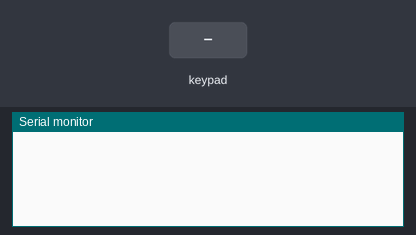
Recording of a sketch running on a simulated Arduino Uno, built with avr-gcc and run on an emulated ATmega328P. Shown: the last lines printed to the serial monitor. The inputs (shaded band) are chosen by the test bench.

Above: at 1.2 s.
1.3 s: key '1' pressed
At 2.5 s:
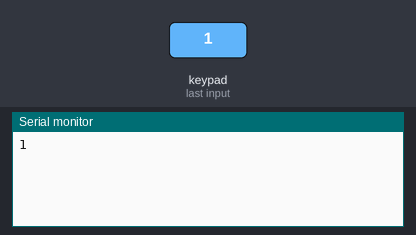
2.8 s: keypad keys 1 2 3 # pressed 0.4 s apart
At 5.1 s:
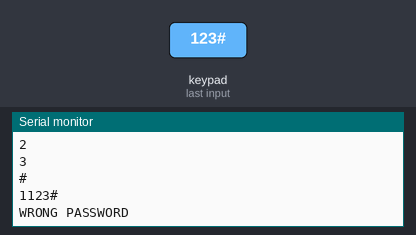
5.9 s: key 'A' pressed
At 7.1 s:
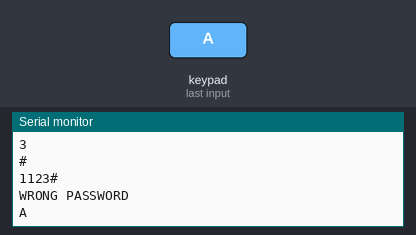
7.4 s: keypad keys 1 2 3 # # pressed 0.4 s apart
At 9.9 s:
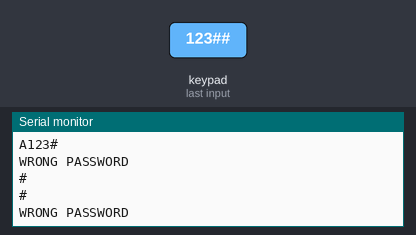
10.9 s: key 'B' pressed
At 12.1 s:
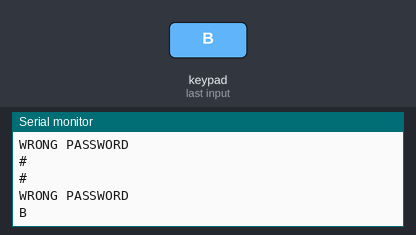
12.4 s: keypad keys 1 2 3 # * pressed 0.4 s apart
At 14.8 s:
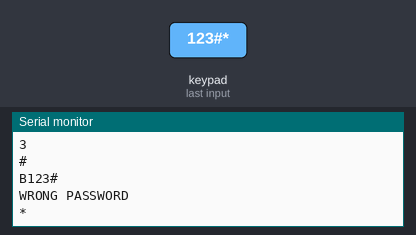
Timing chart, 0 to 16.3 s (numbered marks = the images above; inputs shaded):
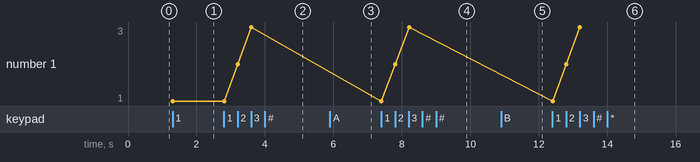

Measured:
- after the input at 1.3 s, the serial monitor: prints a new line at once (image 1)
- after the input at 2.8 s, the serial monitor: prints a new line after 0.41 s (image 2)
- after the input at 5.9 s, the serial monitor: prints a new line at once (image 3)
- after the input at 7.4 s, the serial monitor: prints a new line at once (image 4)
- after the input at 10.9 s, the serial monitor: prints a new line at once (image 5)
- after the input at 12.4 s, the serial monitor: prints a new line at once (image 6)
- plotted number 1: 1 → 3 after the input at 2.8 s

The sketch:

Keypadpassword.ino
```cpp
/* @file HelloKeypad.pde
|| @version 1.0
|| @author Alexander Brevig
|| @contact alexanderbrevig@gmail.com
||
|| @description
|| | Demonstrates the simplest use of the matrix Keypad library.
|| #
*/
#include <Keypad.h>
String value= "";
const byte ROWS = 4; //four rows
const byte COLS = 4; //four columns
char keys[ROWS][COLS] = {
  {'1','2','3','A'},
  {'4','5','6','B'},
  {'7','8','9','C'},
  {'*','0','#','D'}
};
byte rowPins[ROWS] = {5, 4, 3, 2}; //connect to the row pinouts of the keypad
byte colPins[COLS] = {9 ,8, 7, 6}; //connect to the column pinouts of the keypad

Keypad keypad = Keypad( makeKeymap(keys), rowPins, colPins, ROWS, COLS );

void setup(){
  Serial.begin(9600);
}

void loop(){
  char key = keypad.getKey();

  if (key){
    Serial.println(key);
  value = value+key;
  }
  if(key=='#'){
    Serial.println(value);
    if(value=="123#")
    {
      Serial.println("SYSTEM UNLOCKED");

    }
    else{
      Serial.println("WRONG PASSWORD");
    }
    value="";
  }
}
```
